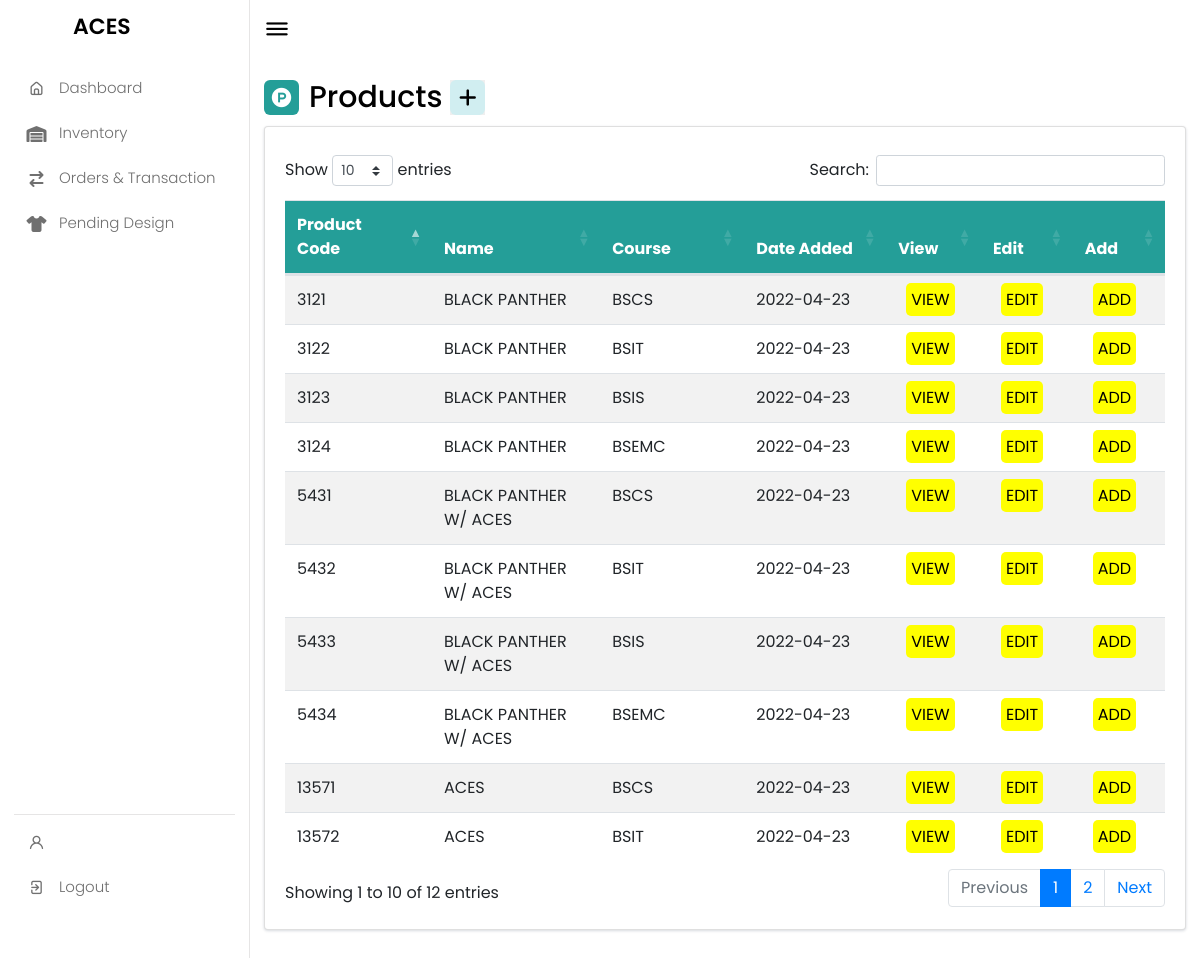
The app's page /ACESModerator/products.php with its own data.
### tables this page shows
CREATE TABLE `aces_inventory` (
  `ID` int(11) NOT NULL,
  `product_id` int(100) NOT NULL,
  `product_name` varchar(100) NOT NULL,
  `product_details` varchar(10000) NOT NULL,
  `product_designer` varchar(100) NOT NULL,
  `category` varchar(20) NOT NULL,
  `acro` varchar(6) NOT NULL,
  `price` int(100) NOT NULL,
  `size` varchar(10) NOT NULL,
  `img` varchar(100) NOT NULL,
  `qty` int(100) NOT NULL,
  `status` varchar(100) NOT NULL,
  `date_added` date NOT NULL,
  `time_added` time NOT NULL
);

### ACESModerator/products.php (the view, shortened to what this page needs)
<?php
include("../dataCenter/connection.php");
$query = "SELECT *, row_number() over ( order by `product_id`) `row_num`, COUNT(`qty`) AS `qty` FROM `aces_inventory` GROUP BY `product_id`;";
if ($result = mysqli_query($conn, $query)) {
  $row = $result->fetch_assoc();
}
?>
<!DOCTYPE html>
<html lang="en">
<head>
    <link rel="stylesheet" href="../Admin/assets/css/style.css">
    <link rel="stylesheet" href="https://cdn.jsdelivr.net/npm/bootstrap@4.6.1/dist/css/bootstrap.min.css">
    <link rel="stylesheet" href="https://cdn.datatables.net/1.11.5/css/dataTables.bootstrap4.min.css">
    <link rel="stylesheet" href="https://unicons.iconscout.com/release/v4.0.0/css/line.css">
<nav>
<?php include('../ACESModerator/sidebar.php');?>
    </nav>
    <section class="dashboard">
        <div class="top">
            <i class="uil uil-bars sidebar-toggle"></i>
        </div>
        <div class="dash-content">
        <div class="overview">
                <div class="title">
                <i class="fab fa-product-hunt"></i>
                    <span class="text"> Products&nbsp; </span>
                    <button type="button" class="addMe" data-toggle="modal" data-target="#ProductModal"
                style="text-decoration: none; border: none;"><i class="fa-solid fa-plus" style="background-color: #D1EEF1; color: black;"></i>
									</button>
                </div>
            <div class="card" id="viewProductDisplay"><form method="POST" method="POST">
              <div class="card-body">
                <div class="table-responsive mt-2">
                  <table id="myTable" class="table table-striped mb-0" >
                    <thead style="background-color: #249E98; color: #FFF; height: 50px; text-align: middle;">
                      <th style="width:150px">Product Code</th>
                      <th style="width:200px">Name</th>
                      <th style="width:150px">Course</th>
                      <th style="width:150px">Date Added</th>
                      <th style="width:70px">View</th>
                      <th style="width:70px">Edit</th>
                      <th style="width:70px">Add</th>
                      </thead>
                    <tbody>
                      <?php do { ?>
                      <tr style="border-bottom:1px solid gray;">
                        <td><?php echo $row['product_id'];?></td>
                        <td><?php echo $row['product_name'];?></td>
                        <td><?php echo $row['acro'];?></td>
                        <td><?php echo $row['date_added'];?></td>
                        <td id="viewProducts"><a href="product.php?id=<?php echo $row['product_id'];?>" name="clickView" class="act_btn" style="text-decoration: none; cursor:pointer; width: 90px; color: black; background-color: yellow; border: black; border-radius: 5px;">VIEW</a></td>
                        <td><a href="product-.php?id=<?php echo $row['product_id'];?>" class="act_btn" style="text-decoration: none; cursor:pointer; width: 100px; color: black; background-color: YELLOW; border: black; border-radius: 5px;">EDIT</a></td>
                        <td><a href="addproduct.php?id=<?php echo $row['product_id'];?>" class="act_btn" style="text-decoration: none; cursor:pointer; width: 100px; color: black; background-color: YELLOW; border: black; border-radius: 5px;">ADD</a></td>
                      </tr>
                      <?php } while($row = $result->fetch_assoc());?>
                    </tbody>
                  </table>
                </div>
              </div>
            </form></div>
          </section>

### ACESModerator/sidebar.php (shortened to what this page needs)
<div class="logo-name">
    <span class="logo_name">ACES</span>
</div>
<div class="menu-items">
    <ul class="nav-links">
        <li><a href="dashboard.php">
            <i class="uil uil-estate "></i>
            <span class="link-name">Dashboard</span>
        </a></li>
        <li><a href="inventory.php">
            <i class="fas fa-warehouse"></i>
            <span class="link-name">Inventory</span>
        </a></li>
        <li><a href="transactions.php">
            <i class="fas fa-exchange"></i>
            <span class="link-name">Orders & Transaction</span>
        </a></li>
        <li><a href="pending_design.php">
        <i class="fa-solid fa-shirt"></i>
            <span class="link-name">Pending Design</span>
        </a></li>
    </ul>
    <ul class="logout-mode">
        <li><a href="profile.php">
            <i class="uil uil-user"></i>
        </a></li>
        <li><a href="logout.php">
            <i class="uil uil-signout"></i>
            <span class="link-name">Logout</span>
        </a></li>
        <div class="mode-toggle">
            </div>
    </ul>
</div>

### ACESModerator/assets/css/style.css (style rules this page uses)
* { margin: 0; padding: 0; box-sizing: border-box; font-family: 'Poppins', sans-serif; }
:root { --primary-color: #0E4BF1; --panel-color: #FFF; --text-color: #000; --black-light-color: #707070; --border-color: #e6e5e5; --toggle-color: #DDD; --box1-color: #4DA3FF; --box2-color: #FFE6AC; --box3-color: #E7D1FC; --title-icon-color: #fff; --tran-05: all 0.5s ease; --tran-03: all 0.3s ease; --tran-03: all 0.2s ease; }
nav { position: fixed; top: 0; left: 0; height: 100%; width: 250px; padding: 10px 14px; background-color: var(--panel-color); border-right: 1px solid var(--border-color); transition: var(--tran-05); }
nav .logo-name { display: flex; align-items: center; }
nav .logo-name .logo_name { font-size: 22px; font-weight: 600; color: var(--text-color); margin-left: 14px; transition: var(--tran-05); }
nav .menu-items { margin-top: 23px; height: calc(100% - 90px); display: flex; flex-direction: column; justify-content: space-between; }
.menu-items li { list-style: none; }
.menu-items li a { display: flex; align-items: center; height: 45px; text-decoration: none; position: relative; }
.menu-items li a i { font-size: 16px; min-width: 45px; height: 100%; display: flex; align-items: center; justify-content: center; color: var(--black-light-color); }
.menu-items li a .link-name { font-size: 15px; font-weight: 300; color: var(--black-light-color); transition: var(--tran-05); }
.menu-items .logout-mode { padding-top: 5px; border-top: 1px solid var(--border-color); }
.menu-items .mode-toggle { position: absolute; right: 14px; height: 50px; min-width: 45px; display: flex; align-items: center; justify-content: center; cursor: pointer; }
.dashboard { position: relative; left: 250px; background-color: var(--panel-color); min-height: 100vh; width: calc(100% - 250px); padding: 10px 14px; transition: var(--tran-05); }
.dashboard .top { position: fixed; top: 0; left: 250px; display: flex; width: calc(100% - 250px); justify-content: space-between; align-items: center; padding: 10px 14px; background-color: var(--panel-color); transition: var(--tran-05); z-index: 10; }
.dashboard .top .sidebar-toggle { font-size: 26px; color: var(--text-color); cursor: pointer; }
.dashboard .dash-content { padding-top: 50px; }
.dash-content .title { display: flex; align-items: center; margin: 15px 0 6px 0; }
.dash-content .title i { position: relative; height: 35px; width: 35px; background-color: #249E98; border-radius: 6px; color: var(--title-icon-color); display: flex; align-items: center; justify-content: center; font-size: 20px; }
.dash-content .title .text { font-size: 30px; font-weight: 500; color: var(--text-color); margin-left: 10px; }
.act_btn { align-items: center; justify-content: center; padding: 5px; width: 50px; color: black; background-color: #D1EEF1; border:black; border-radius: 5px; margin-left: 0.5rem; margin-top: 0.5rem; margin-bottom: 0.5rem; }
.card { border-radius: 5px; -webkit-box-shadow: 0 1px 2.94px 0.06px rgba(4,26,55,0.16); box-shadow: 0 1px 2.94px 0.06px rgba(4,26,55,0.16); border: none; margin-bottom: 30px; -webkit-transition: all 0.3s ease-in-out; transition: all 0.3s ease-in-out; }

### records on screen
aces_inventory: product "3121", product_name "BLACK PANTHER", acro "BSCS", date_added "2022-04-23"
aces_inventory: product "3122", product_name "BLACK PANTHER", acro "BSIT", date_added "2022-04-23"
aces_inventory: product "3123", product_name "BLACK PANTHER", acro "BSIS", date_added "2022-04-23"
aces_inventory: product "3124", product_name "BLACK PANTHER", acro "BSEMC", date_added "2022-04-23"
aces_inventory: product "5431", product_name "BLACK PANTHER W/ ACES", acro "BSCS", date_added "2022-04-23"
aces_inventory: product "5432", product_name "BLACK PANTHER W/ ACES", acro "BSIT", date_added "2022-04-23"
aces_inventory: product "5433", product_name "BLACK PANTHER W/ ACES", acro "BSIS", date_added "2022-04-23"
aces_inventory: product "5434", product_name "BLACK PANTHER W/ ACES", acro "BSEMC", date_added "2022-04-23"
aces_inventory: product "13571", product_name "ACES", acro "BSCS", date_added "2022-04-23"
aces_inventory: product "13572", product_name "ACES", acro "BSIT", date_added "2022-04-23"
